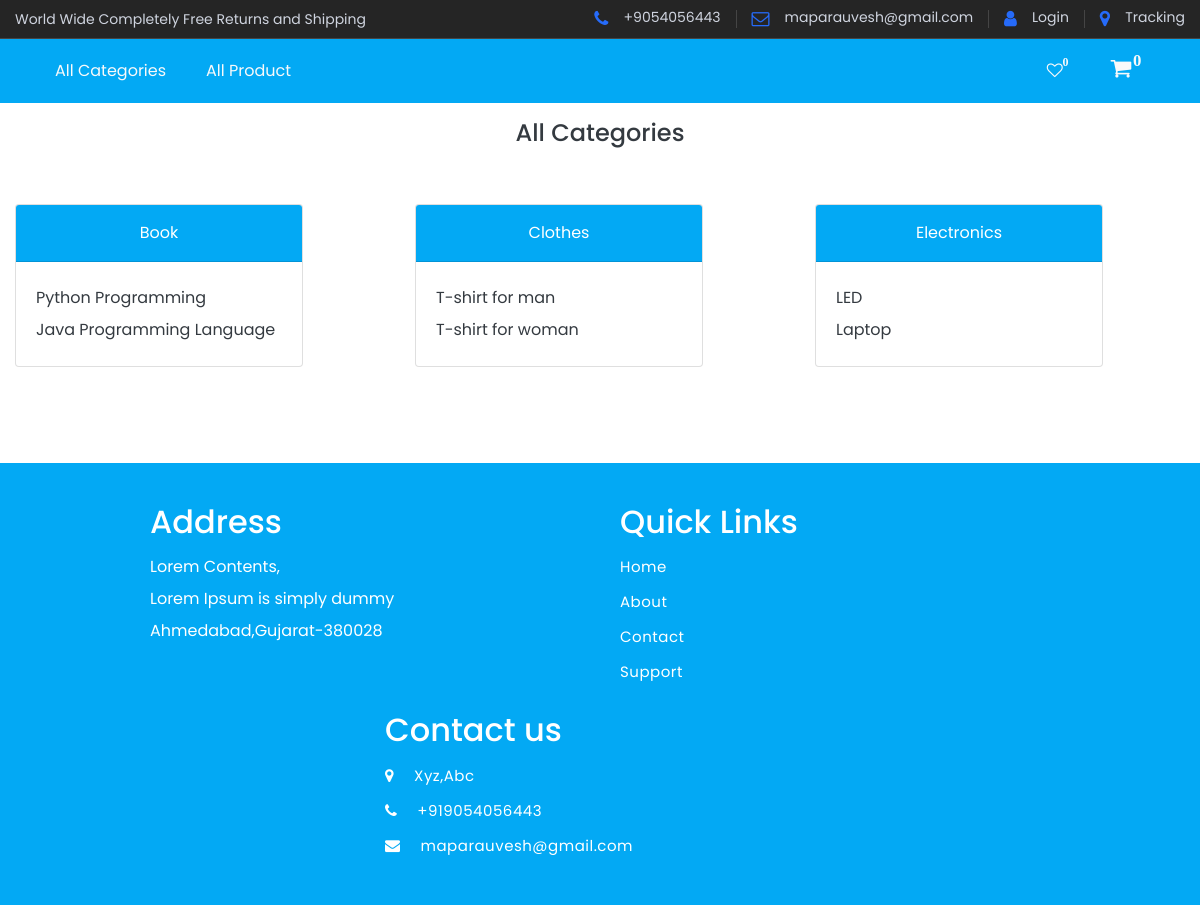
The page / on the database its author committed.
### app1/models.py (models this page shows, shortened)
class Categories(models.Model):
    name = models.CharField(max_length=200)

class Subcategories(models.Model):
    categories = models.ForeignKey(Categories,on_delete=models.CASCADE,default='')
    name = models.CharField(max_length=200,default='')

### app1/views.py (the view)
# urls.py: 2. Add a URL to urlpatterns:  path('', views.home, name='home')
def home(request):
    if request.session.has_key('email'):
        obj = Signup.objects.get(email=request.session['email'])
        all = Mycart.objects.filter(user_id=obj.id)
        l=[]
        total=0
        for i in all:
            l.append(i.product)
            total=total + i.product.price
        wishlist = Wishlist.objects.filter(user_id=obj.id)
        wish=[]
        for i in wishlist:
            wish.append(i)
        categories = Categories.objects.all().order_by('name')
        context = {
            'categories':categories,
            'al':l,
            'w':wish,
        }
        return render(request,'Master/home.html',context)
    else:
        categories = Categories.objects.all().order_by('name')
        context = {
            'categories':categories,
        }
    return render(request,'Master/home.html',context)

### app1/templates/Master/home.html (shortened to what this page needs)
{% extends 'Master/master.html' %}
{% load static %}
    {% block title %}
      <link rel="stylesheet" href="{% static 'css/Master/home.css' %}">
    {% endblock %}
{% block content %}
<div class="row mt-3">
    <div class="col-md-12 col-xs-12">
        <h4 class="text-center text-dark">All Categories</h4>
    </div>
</div>
<div class="row mt-5 mb-5">
    {% for cat in categories %}
   <div class="col-md-4 col-xs-12">
        <div class="card text-white mb-5" style="max-width: 18rem;">
            <div class="card-header text-center">{{ cat.name }}</div>
            <div class="card-body">
            {% for i in cat.subcategories_set.all %}
            <a href="/product/?subcategory={{ cat.id }}" class="text-dark">{{i.name}}<br></a>
            {% endfor %}
            </div>
        </div>
   </div>
   {% endfor %}
</div>
{% endblock %}

### app1/static/css/Master/master.css (style rules this page uses)
* { margin:0; padding:0; box-sizing: border-box; text-decoration: none; list-style-type: none; }
body, html { height: 100% }
.row { --bs-gutter-x: 30px; }
body { font-family: Poppins, sans-serif; font-size: 16px; font-weight: 400; font-style: normal; line-height: 32px; position: relative; visibility: visible; scroll-behavior: none; color: #3a3a3a; }
h1, h2, h3, h4, h5, h6 { font-family: Poppins, sans-serif; color: #fff !important; }
a, button { -webkit-transition: all .3s ease 0s; transition: all .3s ease 0s; text-decoration: none; background-color: transparent; border: 0; }

### app1/static/css/Master/home.css (style rules this page uses)
.card-header { background-color:#03a9f4; }

### rows shown on the page
Categories: name "Book"
Subcategories: name "Python Programming"
Subcategories: name "Java Programming Language"
Categories: name "Clothes"
Subcategories: name "T-shirt for man"
Subcategories: name "T-shirt for woman"
Categories: name "Electronics"
Subcategories: name "LED"
Subcategories: name "Laptop"

### other values the page prints
{{ w|length }} "0"
{{ al|length }} "0"
